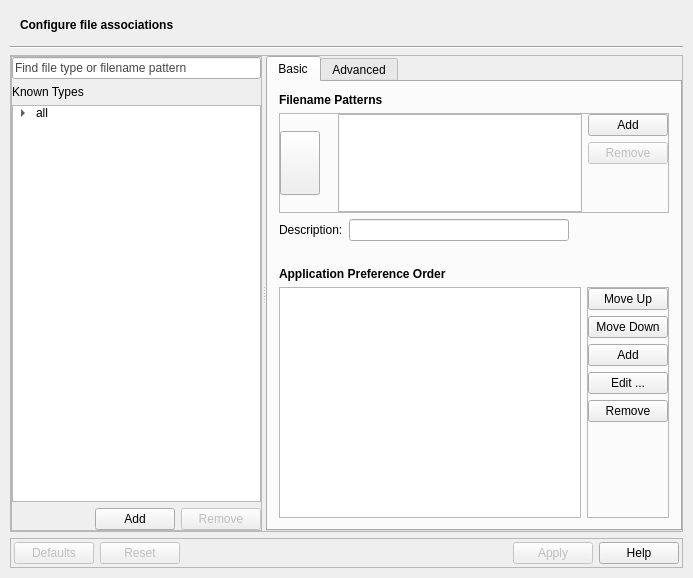
<?xml version="1.0" encoding="UTF-8"?>
<ui version="4.0">
 <class>MainWindow</class>
 <widget class="QMainWindow" name="MainWindow">
  <property name="geometry">
   <rect>
    <x>0</x>
    <y>0</y>
    <width>693</width>
    <height>578</height>
   </rect>
  </property>
  <property name="windowTitle">
   <string>MainWindow</string>
  </property>
  <widget class="QWidget" name="centralWidget">
   <layout class="QVBoxLayout" name="verticalLayout">
    <property name="margin">
     <number>10</number>
    </property>
    <item>
     <layout class="QHBoxLayout" name="horizontalLayout_3">
      <property name="leftMargin">
       <number>10</number>
      </property>
      <property name="topMargin">
       <number>0</number>
      </property>
      <property name="rightMargin">
       <number>10</number>
      </property>
      <property name="bottomMargin">
       <number>0</number>
      </property>
      <item>
       <widget class="QLabel" name="headerLabel">
        <property name="minimumSize">
         <size>
          <width>0</width>
          <height>30</height>
         </size>
        </property>
        <property name="font">
         <font>
          <weight>75</weight>
          <bold>true</bold>
         </font>
        </property>
        <property name="text">
         <string>Configure file associations</string>
        </property>
       </widget>
      </item>
      <item>
       <widget class="QLabel" name="label_3">
        <property name="maximumSize">
         <size>
          <width>24</width>
          <height>24</height>
         </size>
        </property>
        <property name="text">
         <string/>
        </property>
        <property name="margin">
         <number>0</number>
        </property>
       </widget>
      </item>
     </layout>
    </item>
    <item>
     <widget class="Line" name="line">
      <property name="orientation">
       <enum>Qt::Horizontal</enum>
      </property>
     </widget>
    </item>
    <item>
     <widget class="QScrollArea" name="scrollArea">
      <property name="widgetResizable">
       <bool>true</bool>
      </property>
      <widget class="QWidget" name="scrollAreaWidgetContents">
       <property name="geometry">
        <rect>
         <x>0</x>
         <y>0</y>
         <width>671</width>
         <height>468</height>
        </rect>
       </property>
       <layout class="QVBoxLayout" name="verticalLayout_4">
        <property name="margin">
         <number>0</number>
        </property>
        <item>
         <widget class="QSplitter" name="splitter">
          <property name="baseSize">
           <size>
            <width>0</width>
            <height>0</height>
           </size>
          </property>
          <property name="orientation">
           <enum>Qt::Horizontal</enum>
          </property>
          <property name="opaqueResize">
           <bool>false</bool>
          </property>
          <widget class="QFrame" name="frame_2">
           <property name="sizePolicy">
            <sizepolicy hsizetype="Preferred" vsizetype="Preferred">
             <horstretch>0</horstretch>
             <verstretch>0</verstretch>
            </sizepolicy>
           </property>
           <property name="maximumSize">
            <size>
             <width>16777215</width>
             <height>16777215</height>
            </size>
           </property>
           <property name="sizeIncrement">
            <size>
             <width>0</width>
             <height>0</height>
            </size>
           </property>
           <property name="baseSize">
            <size>
             <width>300</width>
             <height>0</height>
            </size>
           </property>
           <property name="frameShape">
            <enum>QFrame::StyledPanel</enum>
           </property>
           <property name="frameShadow">
            <enum>QFrame::Raised</enum>
           </property>
           <layout class="QVBoxLayout" name="verticalLayout_3" stretch="0">
            <property name="spacing">
             <number>0</number>
            </property>
            <property name="sizeConstraint">
             <enum>QLayout::SetMinimumSize</enum>
            </property>
            <property name="margin">
             <number>0</number>
            </property>
            <item>
             <layout class="QVBoxLayout" name="verticalLayout_2">
              <property name="sizeConstraint">
               <enum>QLayout::SetDefaultConstraint</enum>
              </property>
              <item>
               <widget class="QLineEdit" name="searchField">
                <property name="styleSheet">
                 <string notr="true">color: rgb(70, 70, 70);</string>
                </property>
                <property name="text">
                 <string>Find file type or filename pattern</string>
                </property>
               </widget>
              </item>
              <item>
               <widget class="QLabel" name="label">
                <property name="text">
                 <string>Known Types</string>
                </property>
               </widget>
              </item>
              <item>
               <widget class="QTreeWidget" name="treeWidget">
                <property name="showDropIndicator" stdset="0">
                 <bool>false</bool>
                </property>
                <attribute name="headerVisible">
                 <bool>false</bool>
                </attribute>
                <column>
                 <property name="text">
                  <string notr="true">types</string>
                 </property>
                </column>
                <item>
                 <property name="text">
                  <string>all</string>
                 </property>
                 <item>
                  <property name="text">
                   <string>all</string>
                  </property>
                 </item>
                 <item>
                  <property name="text">
                   <string>allfiles</string>
                  </property>
                 </item>
                </item>
               </widget>
              </item>
              <item>
               <layout class="QHBoxLayout" name="horizontalLayout_2">
                <property name="topMargin">
                 <number>0</number>
                </property>
                <property name="bottomMargin">
                 <number>0</number>
                </property>
                <item>
                 <spacer name="horizontalSpacer_2">
                  <property name="orientation">
                   <enum>Qt::Horizontal</enum>
                  </property>
                  <property name="sizeHint" stdset="0">
                   <size>
                    <width>40</width>
                    <height>20</height>
                   </size>
                  </property>
                 </spacer>
                </item>
                <item>
                 <widget class="QPushButton" name="typeAdd">
                  <property name="text">
                   <string>Add</string>
                  </property>
                 </widget>
                </item>
                <item>
                 <widget class="QPushButton" name="typeRemove">
                  <property name="enabled">
                   <bool>false</bool>
                  </property>
                  <property name="text">
                   <string>Remove</string>
                  </property>
                 </widget>
                </item>
               </layout>
              </item>
             </layout>
            </item>
           </layout>
          </widget>
          <widget class="QTabWidget" name="tabWidget">
           <property name="currentIndex">
            <number>0</number>
           </property>
           <widget class="QWidget" name="tab">
            <attribute name="title">
             <string>Basic</string>
            </attribute>
            <layout class="QVBoxLayout" name="verticalLayout_8">
             <item>
              <widget class="QLabel" name="label_2">
               <property name="font">
                <font>
                 <weight>75</weight>
                 <bold>true</bold>
                </font>
               </property>
               <property name="text">
                <string>Filename Patterns</string>
               </property>
               <property name="indent">
                <number>0</number>
               </property>
              </widget>
             </item>
             <item>
              <widget class="QFrame" name="frame_3">
               <property name="maximumSize">
                <size>
                 <width>16777215</width>
                 <height>100</height>
                </size>
               </property>
               <property name="frameShape">
                <enum>QFrame::StyledPanel</enum>
               </property>
               <property name="frameShadow">
                <enum>QFrame::Raised</enum>
               </property>
               <layout class="QVBoxLayout" name="verticalLayout_7">
                <property name="spacing">
                 <number>0</number>
                </property>
                <property name="margin">
                 <number>0</number>
                </property>
                <item>
                 <layout class="QHBoxLayout" name="horizontalLayout_4" stretch="0,0,0,0">
                  <property name="sizeConstraint">
                   <enum>QLayout::SetFixedSize</enum>
                  </property>
                  <item>
                   <widget class="QPushButton" name="selectIconButton">
                    <property name="minimumSize">
                     <size>
                      <width>0</width>
                      <height>0</height>
                     </size>
                    </property>
                    <property name="maximumSize">
                     <size>
                      <width>64</width>
                      <height>64</height>
                     </size>
                    </property>
                    <property name="text">
                     <string/>
                    </property>
                    <property name="iconSize">
                     <size>
                      <width>48</width>
                      <height>48</height>
                     </size>
                    </property>
                   </widget>
                  </item>
                  <item>
                   <spacer name="horizontalSpacer_4">
                    <property name="orientation">
                     <enum>Qt::Horizontal</enum>
                    </property>
                    <property name="sizeType">
                     <enum>QSizePolicy::Fixed</enum>
                    </property>
                    <property name="sizeHint" stdset="0">
                     <size>
                      <width>12</width>
                      <height>20</height>
                     </size>
                    </property>
                   </spacer>
                  </item>
                  <item>
                   <widget class="QListWidget" name="listWidget">
                    <property name="maximumSize">
                     <size>
                      <width>16777215</width>
                      <height>100</height>
                     </size>
                    </property>
                   </widget>
                  </item>
                  <item>
                   <layout class="QVBoxLayout" name="verticalLayout_5">
                    <item>
                     <widget class="QPushButton" name="patternsAddButton">
                      <property name="text">
                       <string>Add</string>
                      </property>
                     </widget>
                    </item>
                    <item>
                     <widget class="QPushButton" name="patternsRemoveButton">
                      <property name="enabled">
                       <bool>false</bool>
                      </property>
                      <property name="text">
                       <string>Remove</string>
                      </property>
                     </widget>
                    </item>
                    <item>
                     <spacer name="verticalSpacer">
                      <property name="orientation">
                       <enum>Qt::Vertical</enum>
                      </property>
                      <property name="sizeHint" stdset="0">
                       <size>
                        <width>20</width>
                        <height>40</height>
                       </size>
                      </property>
                     </spacer>
                    </item>
                   </layout>
                  </item>
                 </layout>
                </item>
               </layout>
              </widget>
             </item>
             <item>
              <layout class="QHBoxLayout" name="horizontalLayout_5">
               <item>
                <widget class="QLabel" name="label_4">
                 <property name="text">
                  <string>Description:</string>
                 </property>
                </widget>
               </item>
               <item>
                <widget class="QLineEdit" name="lineEdit">
                 <property name="text">
                  <string/>
                 </property>
                </widget>
               </item>
               <item>
                <spacer name="horizontalSpacer_3">
                 <property name="orientation">
                  <enum>Qt::Horizontal</enum>
                 </property>
                 <property name="sizeType">
                  <enum>QSizePolicy::Minimum</enum>
                 </property>
                 <property name="sizeHint" stdset="0">
                  <size>
                   <width>100</width>
                   <height>20</height>
                  </size>
                 </property>
                </spacer>
               </item>
              </layout>
             </item>
             <item>
              <spacer name="verticalSpacer_3">
               <property name="orientation">
                <enum>Qt::Vertical</enum>
               </property>
               <property name="sizeType">
                <enum>QSizePolicy::Fixed</enum>
               </property>
               <property name="sizeHint" stdset="0">
                <size>
                 <width>20</width>
                 <height>20</height>
                </size>
               </property>
              </spacer>
             </item>
             <item>
              <widget class="QLabel" name="label_5">
               <property name="font">
                <font>
                 <weight>75</weight>
                 <bold>true</bold>
                </font>
               </property>
               <property name="text">
                <string>Application Preference Order</string>
               </property>
               <property name="indent">
                <number>0</number>
               </property>
              </widget>
             </item>
             <item>
              <layout class="QHBoxLayout" name="horizontalLayout_6" stretch="1,0">
               <property name="sizeConstraint">
                <enum>QLayout::SetNoConstraint</enum>
               </property>
               <item>
                <widget class="QListWidget" name="listWidget_2"/>
               </item>
               <item>
                <widget class="QFrame" name="frame_4">
                 <property name="frameShape">
                  <enum>QFrame::StyledPanel</enum>
                 </property>
                 <property name="frameShadow">
                  <enum>QFrame::Raised</enum>
                 </property>
                 <layout class="QVBoxLayout" name="verticalLayout_9">
                  <property name="spacing">
                   <number>0</number>
                  </property>
                  <property name="margin">
                   <number>0</number>
                  </property>
                  <item>
                   <layout class="QVBoxLayout" name="verticalLayout_6">
                    <item>
                     <widget class="QPushButton" name="pushButton_3">
                      <property name="text">
                       <string>Move Up</string>
                      </property>
                     </widget>
                    </item>
                    <item>
                     <widget class="QPushButton" name="pushButton_4">
                      <property name="text">
                       <string>Move Down</string>
                      </property>
                     </widget>
                    </item>
                    <item>
                     <widget class="QPushButton" name="pushButton_5">
                      <property name="text">
                       <string>Add</string>
                      </property>
                     </widget>
                    </item>
                    <item>
                     <widget class="QPushButton" name="pushButton_6">
                      <property name="text">
                       <string>Edit ...</string>
                      </property>
                     </widget>
                    </item>
                    <item>
                     <widget class="QPushButton" name="pushButton_7">
                      <property name="text">
                       <string>Remove</string>
                      </property>
                     </widget>
                    </item>
                    <item>
                     <spacer name="verticalSpacer_2">
                      <property name="orientation">
                       <enum>Qt::Vertical</enum>
                      </property>
                      <property name="sizeHint" stdset="0">
                       <size>
                        <width>20</width>
                        <height>40</height>
                       </size>
                      </property>
                     </spacer>
                    </item>
                   </layout>
                  </item>
                 </layout>
                </widget>
               </item>
              </layout>
             </item>
            </layout>
           </widget>
           <widget class="QWidget" name="tab_2">
            <attribute name="title">
             <string>Advanced</string>
            </attribute>
           </widget>
          </widget>
         </widget>
        </item>
       </layout>
      </widget>
     </widget>
    </item>
    <item>
     <widget class="QFrame" name="frame">
      <property name="frameShape">
       <enum>QFrame::StyledPanel</enum>
      </property>
      <property name="frameShadow">
       <enum>QFrame::Raised</enum>
      </property>
      <layout class="QHBoxLayout" name="horizontalLayout">
       <property name="margin">
        <number>3</number>
       </property>
       <item>
        <widget class="QPushButton" name="defaultsButton">
         <property name="enabled">
          <bool>false</bool>
         </property>
         <property name="text">
          <string>Defaults</string>
         </property>
        </widget>
       </item>
       <item>
        <widget class="QPushButton" name="resetButton">
         <property name="enabled">
          <bool>false</bool>
         </property>
         <property name="text">
          <string>Reset</string>
         </property>
        </widget>
       </item>
       <item>
        <spacer name="horizontalSpacer">
         <property name="orientation">
          <enum>Qt::Horizontal</enum>
         </property>
         <property name="sizeHint" stdset="0">
          <size>
           <width>298</width>
           <height>20</height>
          </size>
         </property>
        </spacer>
       </item>
       <item>
        <widget class="QPushButton" name="applyButton">
         <property name="enabled">
          <bool>false</bool>
         </property>
         <property name="text">
          <string>Apply</string>
         </property>
        </widget>
       </item>
       <item>
        <widget class="QPushButton" name="helpButton">
         <property name="text">
          <string>Help</string>
         </property>
        </widget>
       </item>
      </layout>
     </widget>
    </item>
   </layout>
  </widget>
 </widget>
 <layoutdefault spacing="6" margin="11"/>
 <resources/>
 <connections/>
</ui>
